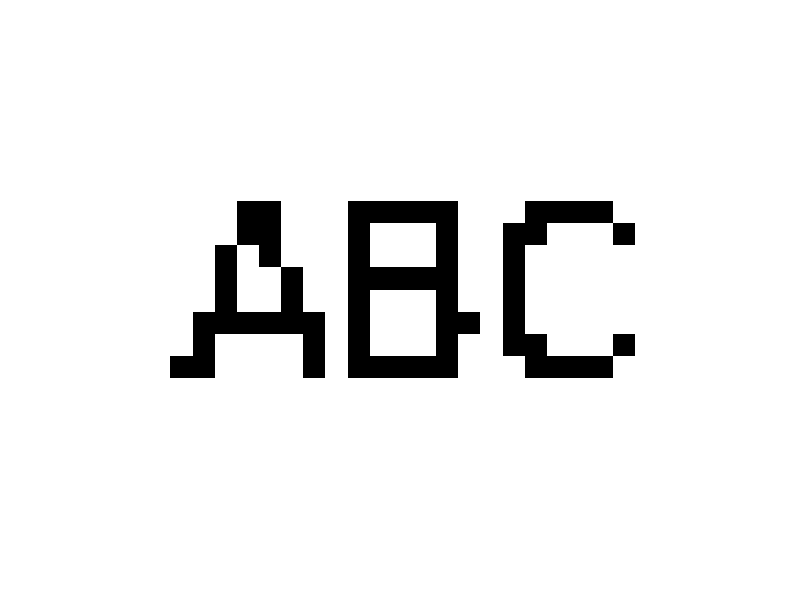

The MATLAB source for this figure:
clc
clear
close all

% Decoded From non attack
load ('./Output/Data_Output/DecodedPictures/databit_no_attack.mat')

% Decoded From original
%load ('imageBinaryABC.mat')

% imageBinary is size 392x1 reshape to 14x28
imageArray=reshape(imageBinary,[14,28]);
imshow(imageArray)